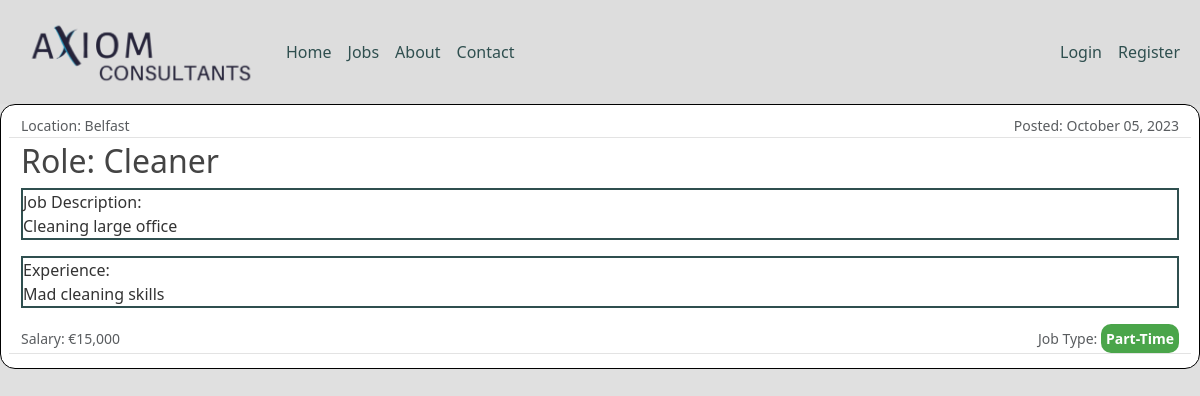
The page /job/5/ on the database its author committed.
### jobs/models.py (models this page shows, shortened)
class Job(models.Model):
    job_title = models.CharField(max_length=100)
    date_posted = models.DateTimeField(default=timezone.now)
    location = models.CharField(max_length=30)
    job_type = models.CharField(max_length=15, choices=JOB_TYPES)
    description = models.TextField()
    skills = models.TextField()
    salary = models.CharField(max_length=30)
    creator = models.ForeignKey(User, on_delete=models.CASCADE)

### jobs/views.py (the view)
# urls.py: path('job/<int:pk>/', JobDetailView.as_view(), name='job-detail'),
class JobDetailView(DetailView):
    model = Job
    fields = [
        'job_title',
        'location',
        'job_type',
        'description',
        'skills',
        'salary'
        ]

### jobs/templates/jobs/job_detail.html (shortened to what this page needs)
{% extends "jobs/base.html" %} {% block content %}
<div class="media content-section">
  <div class="media-body">
    <div class="article-metadata row">
      <small class="text-muted col">Location: {{ object.location }}</small>
      <small class="text-muted col text-end"
        >Posted: {{ object.date_posted|date:"F d, Y" }}</small
      >
    </div>
    <h2 class="article-title">Role: {{ object.job_title }}</h2>
    <p class="article-content">Job Description: <br>{{ object.description }}</p>
    <p class="article-content">Experience: <br>{{ object.skills }}</p>
  </div>
  <div class="text-muted article-metadata row py-1">
    <small class="col">Salary: {{ object.salary }}</small>
    <small class="col text-end">Job Type: <strong class="jobtype">{{ object.job_type }}</strong></small>
</div>
  </div>
{% endblock content %}

### jobs/static/jobs/style.css (style rules this page uses)
body { background: #dddddde4; color: #333333; max-width: 1300px; margin: 0 auto; }
h1, h2, h3, h4, h5, h6 { color: #444444; }
.content-section { background: #ffffff; padding: 10px 20px; border: 1px solid black; border-radius: 15px; margin-bottom: 20px; }
.article-content { border: 2px solid darkslategray; }
.article-metadata { padding-bottom: 1px; margin-bottom: 4px; border-bottom: 1px solid #e3e3e3 }
.jobtype { background-color: rgba(0, 128, 0, 0.711); border-radius: 10px; color: white; padding: 5px; }

### rows shown on the page
Job: location "Belfast", date_posted "October 05, 2023", job_title "Cleaner", description "Cleaning large office", skills "Mad cleaning skills", salary "€15,000", job_type "Part-Time"
